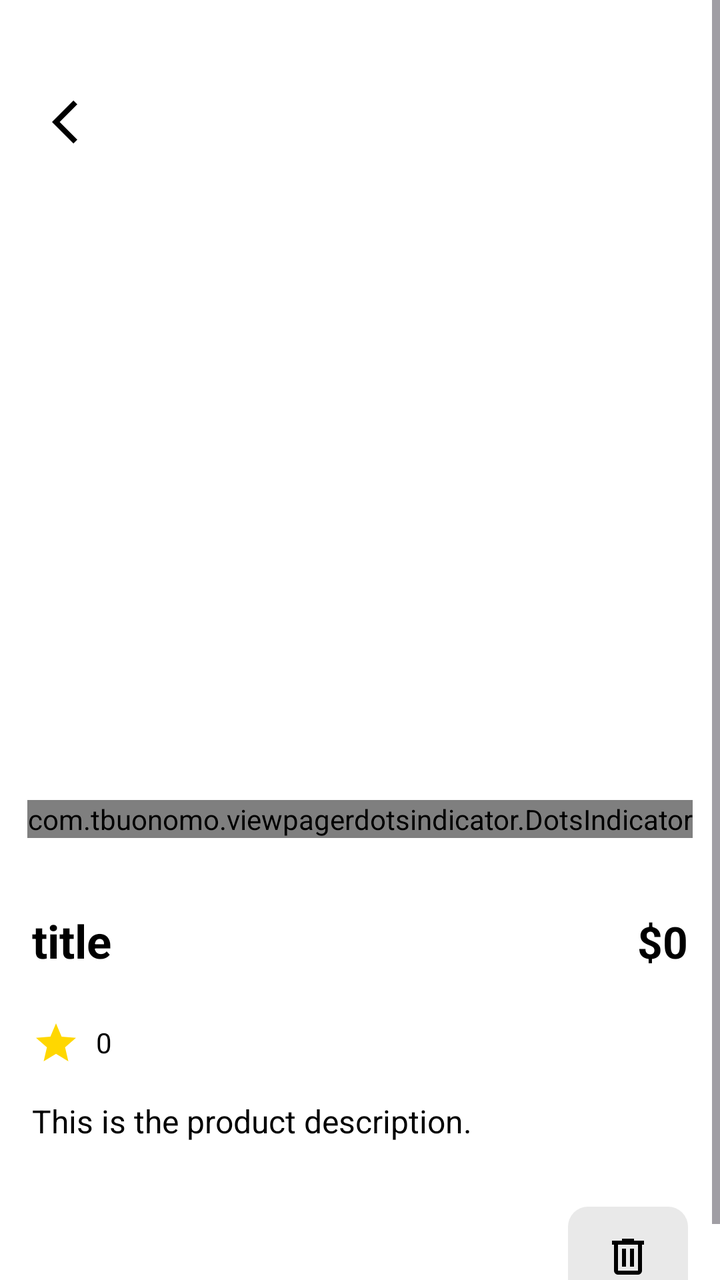
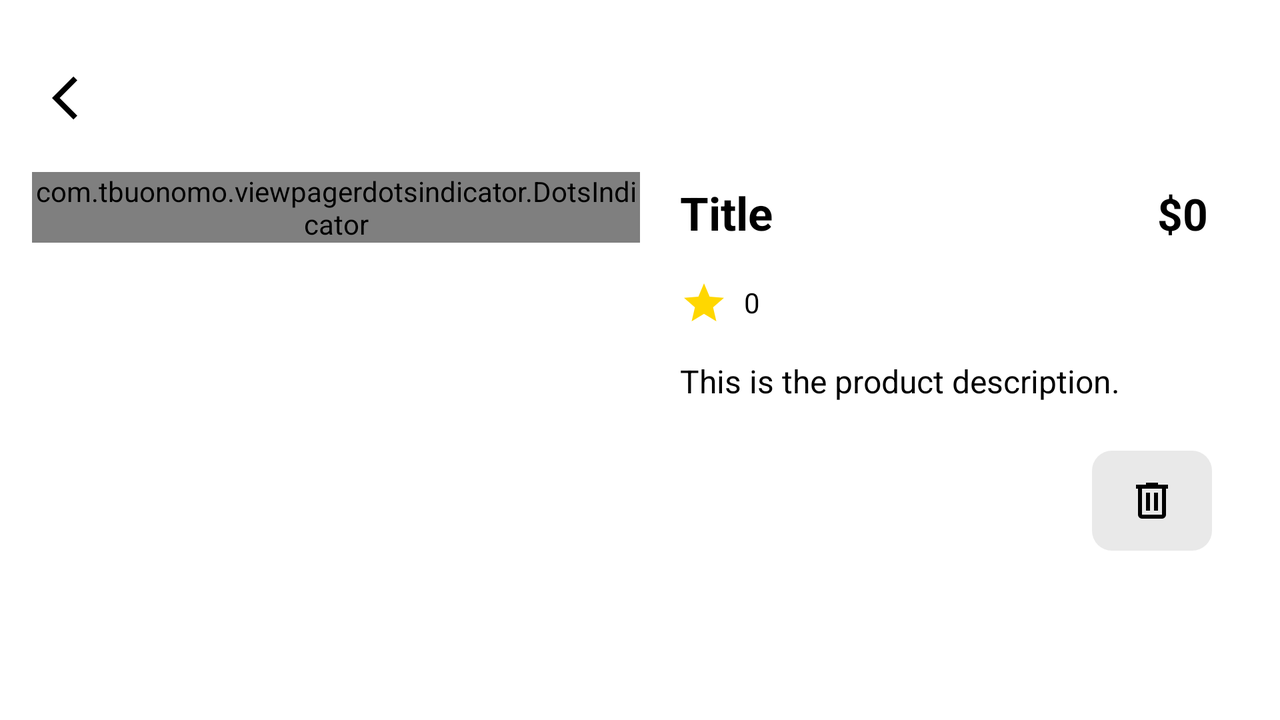

The same Android screen from two of the app's own layout files: first res/layout/ as a phone draws it, then the repository's variant for another configuration, drawn on a device whose configuration selects that folder. Both files follow.
<!-- AndroidManifest.xml: application theme Theme.GlowSkin -->
<!-- res/layout/activity_detail_admin.xml -->
<?xml version="1.0" encoding="utf-8"?>
<androidx.constraintlayout.widget.ConstraintLayout
    xmlns:android="http://schemas.android.com/apk/res/android"
    xmlns:app="http://schemas.android.com/apk/res-auto"
    xmlns:tools="http://schemas.android.com/tools"
    android:id="@+id/main"
    android:layout_width="match_parent"
    android:layout_height="match_parent"
    android:background="@color/white"
    tools:context=".ActivityAdmin.ActivityDetailAdmin">

    <ScrollView
        android:layout_width="match_parent"
        android:layout_height="match_parent">

        <LinearLayout
            android:layout_width="match_parent"
            android:layout_height="wrap_content"
            android:orientation="vertical" >

            <androidx.constraintlayout.widget.ConstraintLayout
                android:layout_width="match_parent"
                android:layout_height="wrap_content"
                android:layout_marginTop="48dp"
                android:layout_marginEnd="16dp"
                android:layout_marginStart="16dp">

                <ImageView
                    android:id="@+id/backBtn"
                    android:layout_width="wrap_content"
                    android:layout_height="wrap_content"
                    android:layout_marginStart="10dp"
                    app:layout_constraintBottom_toBottomOf="parent"
                    app:layout_constraintStart_toStartOf="parent"
                    app:layout_constraintTop_toTopOf="parent"
                    app:srcCompat="@drawable/arrow_back" />

            </androidx.constraintlayout.widget.ConstraintLayout>

            <androidx.viewpager2.widget.ViewPager2
                android:id="@+id/img"
                android:layout_width="match_parent"
                android:layout_height="290dp"
                android:layout_margin="16dp"
                android:padding="10dp"/>

            <com.tbuonomo.viewpagerdotsindicator.DotsIndicator
                android:id="@+id/dotsIndicator"
                android:layout_width="wrap_content"
                android:layout_height="wrap_content"
                android:layout_marginTop="4dp"
                android:layout_marginBottom="4dp"
                android:visibility="gone"
                app:dotsColor="@color/grey"
                app:selectedDotColor="@color/red"
                app:dotsSize="6dp"
                app:dotsCornerRadius="8dp"
                app:dotsSpacing="2dp"
                app:dotsWidthFactor="2.5"
                android:layout_gravity="center"
                tools:visibility="visible"/>

            <androidx.recyclerview.widget.RecyclerView
                android:id="@+id/pic_list"
                android:layout_width="wrap_content"
                android:layout_height="wrap_content"
                android:layout_marginTop="16dp"
                android:paddingStart="8dp"
                android:paddingEnd="8dp"
                android:clipToPadding="false" />

            <LinearLayout
                android:layout_width="match_parent"
                android:layout_height="wrap_content"
                android:layout_margin="16dp"
                android:orientation="horizontal">

                <TextView
                    android:id="@+id/titleTxt"
                    android:layout_width="wrap_content"
                    android:layout_height="wrap_content"
                    android:layout_weight="1"
                    android:text="title"
                    android:textSize="23sp"
                    android:textStyle="bold"
                    android:textColor="@color/black" />

                <TextView
                    android:id="@+id/priceTxt"
                    android:layout_width="wrap_content"
                    android:layout_height="wrap_content"
                    android:textColor="@color/black"
                    android:textStyle="bold"
                    android:textSize="22sp"
                    android:text="$0" />
            </LinearLayout>

            <LinearLayout
                android:layout_width="match_parent"
                android:layout_height="wrap_content"
                android:layout_marginStart="16dp"
                android:layout_marginEnd="16dp"
                android:layout_marginTop="8dp"
                android:orientation="horizontal">

                <ImageView
                    android:id="@+id/imageView9"
                    android:layout_width="wrap_content"
                    android:layout_height="wrap_content"
                    android:layout_marginEnd="8dp"
                    app:srcCompat="@drawable/star" />

                <TextView
                    android:id="@+id/ratingTxt"
                    android:layout_width="wrap_content"
                    android:layout_height="wrap_content"
                    android:textColor="@color/black"
                    android:layout_marginTop="2dp"
                    android:text="0" />
            </LinearLayout>

            <TextView
                android:id="@+id/descriptionTxt"
                android:layout_margin="16dp"
                android:layout_width="match_parent"
                android:layout_height="wrap_content"
                android:text="This is the product description."
                android:textSize="16sp"
                android:textColor="@color/black"
                android:lineSpacingExtra="4dp"/>

            <LinearLayout
                android:layout_width="match_parent"
                android:layout_height="wrap_content"
                android:layout_margin="8dp"
                android:orientation="horizontal">

                <androidx.appcompat.widget.AppCompatButton
                    android:id="@+id/edit"
                    style="@android:style/Widget.Button"
                    android:layout_width="wrap_content"
                    android:layout_height="wrap_content"
                    android:layout_weight="1"
                    android:background="@drawable/red_bg"
                    android:textColor="@color/white"
                    android:textSize="18sp"
                    android:layout_margin="8dp"
                    android:text="Edit Produk" />

                <ImageButton
                    android:id="@+id/deletebtn"
                    android:layout_width="60dp"
                    android:layout_height="50dp"
                    android:layout_margin="8dp"
                    android:background="@drawable/grey_bg"
                    app:srcCompat="@drawable/hapus" />

            </LinearLayout>

        </LinearLayout>
    </ScrollView>
</androidx.constraintlayout.widget.ConstraintLayout>
<!-- resources referenced by this layout -->
<resources>
  <color name="black">#FF000000</color>
  <color name="grey">#5D5859</color>
  <color name="red">#FB9AD1</color>
  <color name="white">#FFFFFFFF</color>
  <!-- drawable arrow_back (drawable) -->
  <vector xmlns:android="http://schemas.android.com/apk/res/android" android:autoMirrored="true" android:height="26dp" android:tint="@color/black" android:viewportHeight="24" android:viewportWidth="24" android:width="26dp">
        
      <path android:fillColor="@color/black" android:pathData="M11.67,3.87L9.9,2.1 0,12l9.9,9.9 1.77,-1.77L3.54,12z"/>
      
  </vector>
  <!-- drawable grey_bg (drawable) -->
  <?xml version="1.0" encoding="utf-8"?>
  <selector xmlns:android="http://schemas.android.com/apk/res/android">
  <item>
      <shape android:shape="rectangle">
          <corners android:radius="10dp" />
          <solid android:color="@color/lightGrey" />
      </shape>
  </item>
  </selector>
  <!-- drawable hapus (drawable) -->
  <vector xmlns:android="http://schemas.android.com/apk/res/android"
      android:width="24dp"
      android:height="24dp"
      android:viewportWidth="960"
      android:viewportHeight="960">
    <path
        android:pathData="M280,840q-33,0 -56.5,-23.5T200,760v-520h-40v-80h200v-40h240v40h200v80h-40v520q0,33 -23.5,56.5T680,840L280,840ZM680,240L280,240v520h400v-520ZM360,680h80v-360h-80v360ZM520,680h80v-360h-80v360ZM280,240v520,-520Z"
        android:fillColor="@color/darkGrey"/>
  </vector>
  <!-- drawable star (drawable) -->
  <vector xmlns:android="http://schemas.android.com/apk/res/android"
      android:width="24dp"
      android:height="24dp"
      android:viewportWidth="24"
      android:viewportHeight="24">
  
      
      <path
          android:fillColor="#FFD700"
          android:pathData="M12,17.27L18.18,21l-1.64,-7.03L22,9.24l-7.19,-0.61L12,2 9.19,8.63 2,9.24l5.46,4.73L5.82,21z"/>
  </vector>
  <style name="Theme.GlowSkin" parent="Base.Theme.GlowSkin" />
  <color name="lightGrey">#e9e9e9</color>
  <color name="darkGrey">#FF000000</color>
  <style name="Base.Theme.GlowSkin" parent="Theme.Material3.DayNight.NoActionBar">
          <item name="colorPrimary">@color/red</item>
          <item name="colorPrimaryVariant">@color/red</item>
          <item name="colorOnPrimary">@color/white</item>
          <item name="colorOnSecondary">@color/black</item>
          <item name="android:statusBarColor">?attr/colorPrimaryVariant</item>
      </style>
</resources>
<!-- res/layout-land/activity_detail_admin.xml (the repository's variant of the layout above) -->
<!-- drawn on the phone turned sideways -->
<?xml version="1.0" encoding="utf-8"?>
<androidx.constraintlayout.widget.ConstraintLayout
    xmlns:android="http://schemas.android.com/apk/res/android"
    xmlns:app="http://schemas.android.com/apk/res-auto"
    xmlns:tools="http://schemas.android.com/tools"
    android:id="@+id/main"
    android:layout_width="match_parent"
    android:layout_height="match_parent"
    android:background="@color/white"
    tools:context=".ActivityAdmin.ActivityDetailAdmin">

    <ScrollView
        android:layout_width="match_parent"
        android:layout_height="match_parent">

        <LinearLayout
            android:layout_width="match_parent"
            android:layout_height="wrap_content"
            android:orientation="horizontal"
            android:layout_marginTop="20dp"
            android:padding="16dp">

            
            <LinearLayout
                android:layout_width="0dp"
                android:layout_height="wrap_content"
                android:layout_weight="1"
                android:orientation="vertical">

                <androidx.constraintlayout.widget.ConstraintLayout
                    android:layout_width="match_parent"
                    android:layout_height="wrap_content">

                    <ImageView
                        android:id="@+id/backBtn"
                        android:layout_width="wrap_content"
                        android:layout_height="wrap_content"
                        android:layout_marginStart="10dp"
                        app:layout_constraintBottom_toBottomOf="parent"
                        app:layout_constraintStart_toStartOf="parent"
                        app:layout_constraintTop_toTopOf="parent"
                        app:srcCompat="@drawable/arrow_back" />

                </androidx.constraintlayout.widget.ConstraintLayout>

                <androidx.viewpager2.widget.ViewPager2
                    android:id="@+id/img"
                    android:layout_width="match_parent"
                    android:layout_height="wrap_content"
                    android:layout_marginTop="16dp" />

                <com.tbuonomo.viewpagerdotsindicator.DotsIndicator
                    android:id="@+id/dotsIndicator"
                    android:layout_width="wrap_content"
                    android:layout_height="wrap_content"
                    android:layout_marginTop="8dp"
                    android:visibility="gone"
                    app:dotsColor="@color/grey"
                    app:selectedDotColor="@color/red"
                    app:dotsSize="6dp"
                    app:dotsCornerRadius="8dp"
                    app:dotsSpacing="2dp"
                    app:dotsWidthFactor="2.5"
                    android:layout_gravity="center"
                    tools:visibility="visible"/>

            </LinearLayout>

            
            <LinearLayout
                android:layout_width="0dp"
                android:layout_height="wrap_content"
                android:layout_weight="1"
                android:layout_marginTop="50dp"
                android:orientation="vertical">

                <LinearLayout
                    android:layout_width="match_parent"
                    android:layout_height="wrap_content"
                    android:orientation="horizontal"
                    android:layout_marginStart="20dp"
                    android:layout_marginEnd="20dp"
                    android:layout_marginTop="5dp"
                    android:layout_marginBottom="10dp">

                    <TextView
                        android:id="@+id/titleTxt"
                        android:layout_width="0dp"
                        android:layout_height="wrap_content"
                        android:layout_weight="1"
                        android:text="Title"
                        android:textSize="23sp"
                        android:textStyle="bold"
                        android:textColor="@color/black" />

                    <TextView
                        android:id="@+id/priceTxt"
                        android:layout_width="wrap_content"
                        android:layout_height="wrap_content"
                        android:textColor="@color/black"
                        android:textStyle="bold"
                        android:textSize="22sp"
                        android:text="$0" />
                </LinearLayout>

                <LinearLayout
                    android:layout_width="match_parent"
                    android:layout_height="wrap_content"
                    android:layout_marginTop="8dp"
                    android:layout_marginStart="20dp"
                    android:layout_marginEnd="20dp"
                    android:orientation="horizontal">

                    <ImageView
                        android:id="@+id/imageView9"
                        android:layout_width="wrap_content"
                        android:layout_height="wrap_content"
                        android:layout_marginEnd="8dp"
                        app:srcCompat="@drawable/star" />

                    <TextView
                        android:id="@+id/ratingTxt"
                        android:layout_width="wrap_content"
                        android:layout_height="wrap_content"
                        android:textColor="@color/black"
                        android:layout_marginTop="2dp"
                        android:text="0" />
                </LinearLayout>

                <TextView
                    android:id="@+id/descriptionTxt"
                    android:layout_width="match_parent"
                    android:layout_height="wrap_content"
                    android:layout_marginTop="16dp"
                    android:layout_marginStart="20dp"
                    android:layout_marginEnd="20dp"
                    android:text="This is the product description."
                    android:textSize="16sp"
                    android:textColor="@color/black"
                    android:lineSpacingExtra="4dp"/>

                <LinearLayout
                    android:layout_width="match_parent"
                    android:layout_height="wrap_content"
                    android:layout_marginTop="16dp"
                    android:layout_marginStart="20dp"
                    android:layout_marginEnd="10dp"
                    android:orientation="horizontal">

                    <androidx.appcompat.widget.AppCompatButton
                        android:id="@+id/edit"
                        style="@android:style/Widget.Button"
                        android:layout_width="0dp"
                        android:layout_height="wrap_content"
                        android:layout_weight="1"
                        android:background="@drawable/red_bg"
                        android:textColor="@color/white"
                        android:textSize="18sp"
                        android:layout_margin="8dp"
                        android:text="Edit Produk" />

                    <ImageButton
                        android:id="@+id/deletebtn"
                        android:layout_width="60dp"
                        android:layout_height="50dp"
                        android:layout_margin="8dp"
                        android:background="@drawable/grey_bg"
                        app:srcCompat="@drawable/hapus" />
                </LinearLayout>
            </LinearLayout>
        </LinearLayout>
    </ScrollView>
</androidx.constraintlayout.widget.ConstraintLayout>
